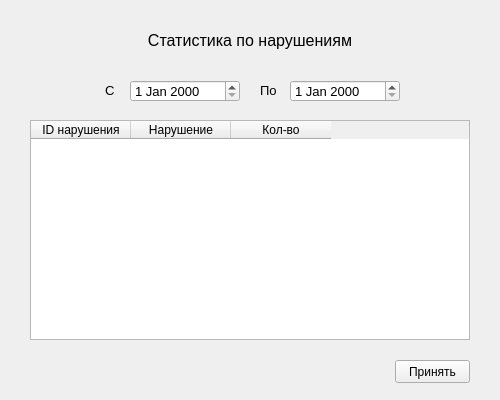
<?xml version="1.0" encoding="UTF-8"?>
<ui version="4.0">
 <class>ViolationStatisticks</class>
 <widget class="QWidget" name="ViolationStatisticks">
  <property name="geometry">
   <rect>
    <x>0</x>
    <y>0</y>
    <width>500</width>
    <height>400</height>
   </rect>
  </property>
  <property name="windowTitle">
   <string>Статистика по нарушениям</string>
  </property>
  <widget class="QLabel" name="StatisticsLabel">
   <property name="geometry">
    <rect>
     <x>0</x>
     <y>30</y>
     <width>500</width>
     <height>20</height>
    </rect>
   </property>
   <property name="font">
    <font>
     <pointsize>12</pointsize>
    </font>
   </property>
   <property name="text">
    <string>Статистика по нарушениям</string>
   </property>
   <property name="alignment">
    <set>Qt::AlignCenter</set>
   </property>
  </widget>
  <widget class="QDateEdit" name="BeginDate">
   <property name="geometry">
    <rect>
     <x>130</x>
     <y>80</y>
     <width>110</width>
     <height>22</height>
    </rect>
   </property>
   <property name="font">
    <font>
     <pointsize>10</pointsize>
    </font>
   </property>
  </widget>
  <widget class="QDateEdit" name="EndDate">
   <property name="geometry">
    <rect>
     <x>290</x>
     <y>80</y>
     <width>110</width>
     <height>22</height>
    </rect>
   </property>
   <property name="font">
    <font>
     <pointsize>10</pointsize>
    </font>
   </property>
  </widget>
  <widget class="QLabel" name="BeginLabel">
   <property name="geometry">
    <rect>
     <x>105</x>
     <y>80</y>
     <width>10</width>
     <height>20</height>
    </rect>
   </property>
   <property name="font">
    <font>
     <pointsize>10</pointsize>
    </font>
   </property>
   <property name="text">
    <string>С</string>
   </property>
  </widget>
  <widget class="QLabel" name="EndLabel">
   <property name="geometry">
    <rect>
     <x>260</x>
     <y>80</y>
     <width>20</width>
     <height>20</height>
    </rect>
   </property>
   <property name="font">
    <font>
     <pointsize>10</pointsize>
    </font>
   </property>
   <property name="text">
    <string>По</string>
   </property>
  </widget>
  <widget class="QTableWidget" name="tableWidget">
   <property name="geometry">
    <rect>
     <x>30</x>
     <y>120</y>
     <width>440</width>
     <height>220</height>
    </rect>
   </property>
   <column>
    <property name="text">
     <string>ID нарушения</string>
    </property>
   </column>
   <column>
    <property name="text">
     <string>Нарушение</string>
    </property>
   </column>
   <column>
    <property name="text">
     <string>Кол-во</string>
    </property>
   </column>
  </widget>
  <widget class="QPushButton" name="ApplyBtn">
   <property name="geometry">
    <rect>
     <x>395</x>
     <y>360</y>
     <width>75</width>
     <height>23</height>
    </rect>
   </property>
   <property name="text">
    <string>Принять</string>
   </property>
  </widget>
 </widget>
 <resources/>
 <connections/>
</ui>
